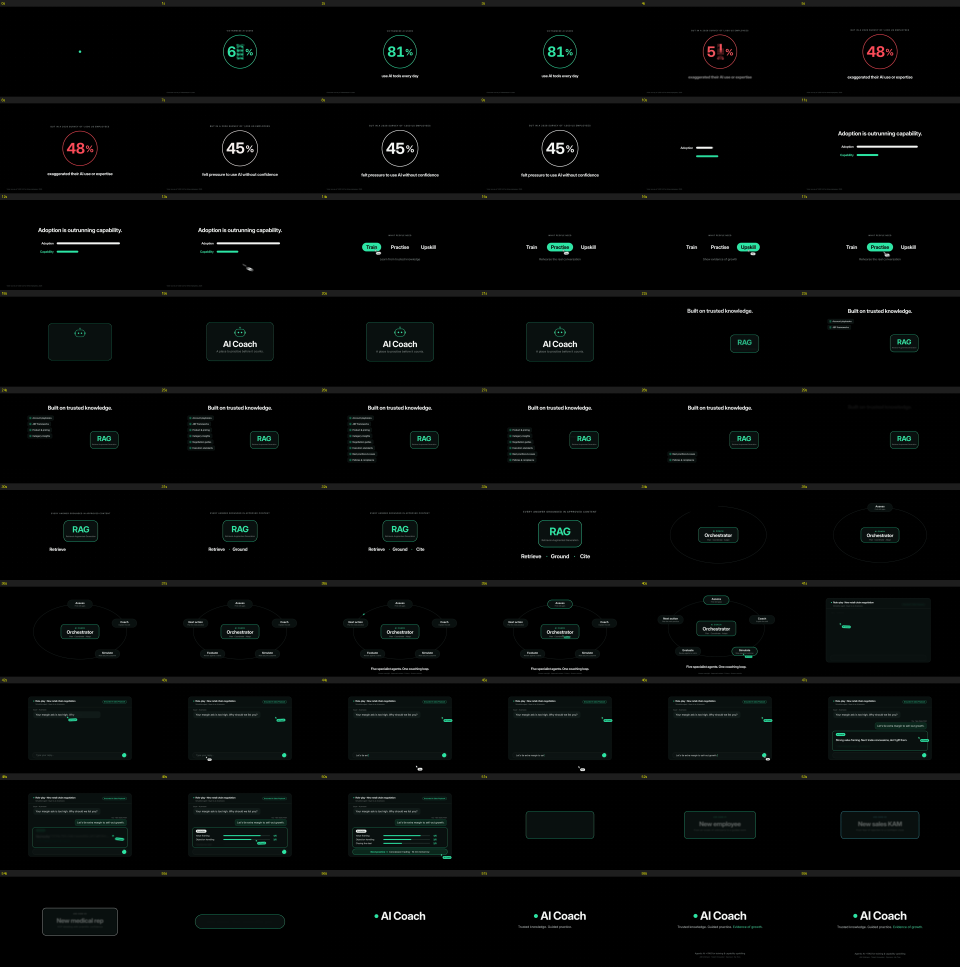
#> input picture films/ai-coach/deliver/storyboard.png, 2880 x 2900 px (shown at 1/3 size); its folder holds only this picture in this run
$ python sheet.py deliver deliver/storyboard.png 5
#> lines starting #> are read from the running program, lines starting #| are printed output that depends on the picture
# python3 sheet.py <dir> <out.png> <cols> — contact sheet with time labels (ffmpeg-free, uses PIL if present)
import sys, os
from PIL import Image, ImageDraw
d, out, cols = sys.argv[1], sys.argv[2], int(sys.argv[3])
fs = sorted(f for f in os.listdir(d) if f.endswith('.png'))
ims = [Image.open(os.path.join(d, f)) for f in fs]
w, h = 480, 270
rows = (len(ims) + cols - 1) // cols
#> rows = 1
S = Image.new('RGB', (cols * w, rows * (h + 22)), (40, 40, 40))
#> S: PIL image 2400x292 RGB; every value is 40
dr = ImageDraw.Draw(S)
for i, (f, im) in enumerate(zip(fs, ims)):
    x, y = (i % cols) * w, (i // cols) * (h + 22)
    S.paste(im.convert('RGB').resize((w, h)), (x, y + 22)); dr.text((x + 6, y + 5), f[1:-4], fill=(255, 255, 0))
#> this loop made 1 pass
#> (f, x, y) on pass 1: ('storyboard.png', 0, 0)
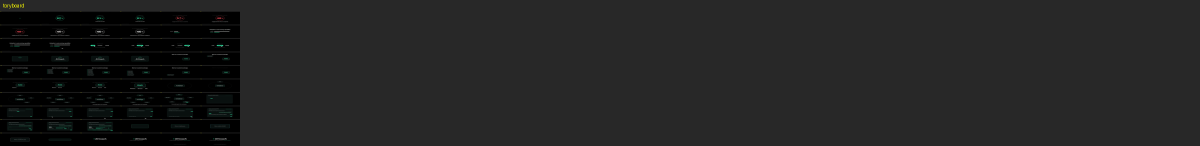
#> S: PIL image 2400x292 RGB (shown at 1/2 size); mean R, G, B 33.7, 33.9, 33.8
S.save(out)
